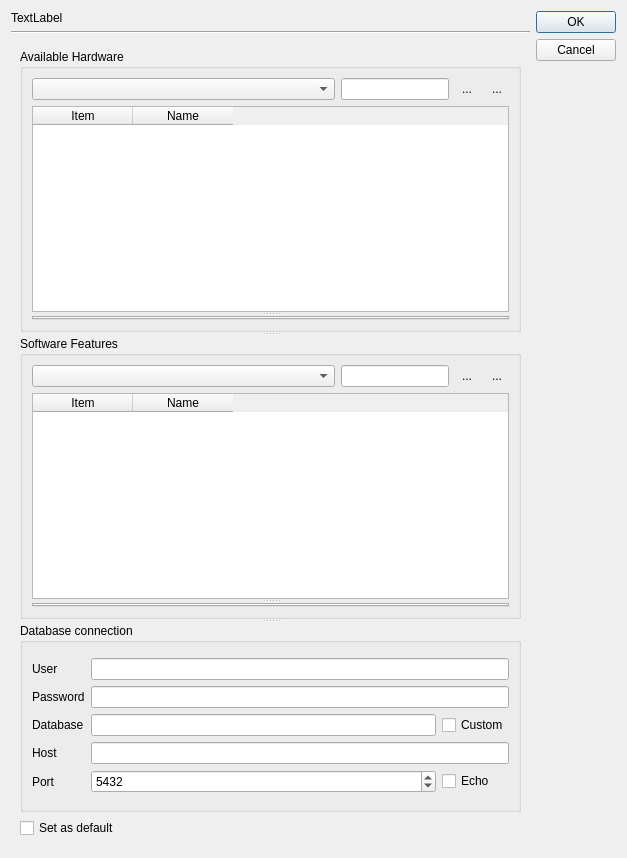
<?xml version="1.0" encoding="UTF-8"?>
<ui version="4.0">
 <class>Dialog</class>
 <widget class="QDialog" name="Dialog">
  <property name="geometry">
   <rect>
    <x>0</x>
    <y>0</y>
    <width>627</width>
    <height>858</height>
   </rect>
  </property>
  <property name="windowTitle">
   <string>Experiment Configuration</string>
  </property>
  <layout class="QHBoxLayout" name="horizontalLayout_3">
   <item>
    <layout class="QVBoxLayout" name="verticalLayout">
     <item>
      <widget class="QLabel" name="infoLabel">
       <property name="text">
        <string>TextLabel</string>
       </property>
       <property name="wordWrap">
        <bool>true</bool>
       </property>
      </widget>
     </item>
     <item>
      <widget class="Line" name="line">
       <property name="orientation">
        <enum>Qt::Horizontal</enum>
       </property>
      </widget>
     </item>
     <item>
      <widget class="QScrollArea" name="scrollArea">
       <property name="frameShape">
        <enum>QFrame::NoFrame</enum>
       </property>
       <property name="widgetResizable">
        <bool>true</bool>
       </property>
       <widget class="QWidget" name="scrollAreaWidgetContents_2">
        <property name="geometry">
         <rect>
          <x>0</x>
          <y>0</y>
          <width>526</width>
          <height>810</height>
         </rect>
        </property>
        <layout class="QVBoxLayout" name="verticalLayout_5">
         <item>
          <widget class="QSplitter" name="splitter_3">
           <property name="orientation">
            <enum>Qt::Vertical</enum>
           </property>
           <property name="childrenCollapsible">
            <bool>false</bool>
           </property>
           <widget class="QGroupBox" name="groupBox_2">
            <property name="title">
             <string>Available Hardware</string>
            </property>
            <layout class="QVBoxLayout" name="verticalLayout_2">
             <item>
              <layout class="QHBoxLayout" name="horizontalLayout_2">
               <item>
                <widget class="QComboBox" name="hardwareComboBox">
                 <property name="sizePolicy">
                  <sizepolicy hsizetype="Expanding" vsizetype="Fixed">
                   <horstretch>0</horstretch>
                   <verstretch>0</verstretch>
                  </sizepolicy>
                 </property>
                 <property name="toolTip">
                  <string>Select hardware item</string>
                 </property>
                </widget>
               </item>
               <item>
                <widget class="QLineEdit" name="hardwareNameEdit">
                 <property name="sizePolicy">
                  <sizepolicy hsizetype="Preferred" vsizetype="Fixed">
                   <horstretch>0</horstretch>
                   <verstretch>0</verstretch>
                  </sizepolicy>
                 </property>
                 <property name="toolTip">
                  <string>Item name</string>
                 </property>
                </widget>
               </item>
               <item>
                <widget class="QToolButton" name="addHardwareButton">
                 <property name="toolTip">
                  <string>Add item</string>
                 </property>
                 <property name="text">
                  <string>...</string>
                 </property>
                 <property name="icon">
                  <iconset resource="Experiment.qrc">
                   <normaloff>:/openicon/icons/edit-add.png</normaloff>:/openicon/icons/edit-add.png</iconset>
                 </property>
                 <property name="autoRaise">
                  <bool>true</bool>
                 </property>
                </widget>
               </item>
               <item>
                <widget class="QToolButton" name="removeHardwareButton">
                 <property name="toolTip">
                  <string>Remove item</string>
                 </property>
                 <property name="text">
                  <string>...</string>
                 </property>
                 <property name="icon">
                  <iconset resource="Experiment.qrc">
                   <normaloff>:/openicon/icons/edit_remove.png</normaloff>:/openicon/icons/edit_remove.png</iconset>
                 </property>
                 <property name="autoRaise">
                  <bool>true</bool>
                 </property>
                </widget>
               </item>
              </layout>
             </item>
             <item>
              <widget class="QSplitter" name="splitter">
               <property name="orientation">
                <enum>Qt::Vertical</enum>
               </property>
               <widget class="QTableWidget" name="hardwareTableWidget">
                <property name="styleSheet">
                 <string notr="true">QTableWidget:item:selected:active {
		background: rgb(51, 153, 255);
		color: white;
	} 
QTableWidget:item:selected:!active {
		background: rgb(51, 153, 255);
		color: white;
	} 
QTableWidget:item:selected:disabled {
		background: rgb(51, 153, 255);
		color: white;
	} 
QTableWidget:item:selected:!disabled {
		background: rgb(51, 153, 255);
		color: white;
	}</string>
                </property>
                <property name="selectionBehavior">
                 <enum>QAbstractItemView::SelectRows</enum>
                </property>
                <property name="columnCount">
                 <number>2</number>
                </property>
                <attribute name="horizontalHeaderDefaultSectionSize">
                 <number>100</number>
                </attribute>
                <attribute name="verticalHeaderDefaultSectionSize">
                 <number>19</number>
                </attribute>
                <column>
                 <property name="text">
                  <string>Item</string>
                 </property>
                </column>
                <column>
                 <property name="text">
                  <string>Name</string>
                 </property>
                </column>
               </widget>
               <widget class="QTabWidget" name="hardwareTabWidget">
                <property name="currentIndex">
                 <number>-1</number>
                </property>
               </widget>
              </widget>
             </item>
            </layout>
           </widget>
           <widget class="QGroupBox" name="groupBox_3">
            <property name="title">
             <string>Software Features</string>
            </property>
            <layout class="QVBoxLayout" name="verticalLayout_4">
             <item>
              <layout class="QHBoxLayout" name="horizontalLayout_4">
               <item>
                <widget class="QComboBox" name="softwareComboBox">
                 <property name="sizePolicy">
                  <sizepolicy hsizetype="Expanding" vsizetype="Fixed">
                   <horstretch>0</horstretch>
                   <verstretch>0</verstretch>
                  </sizepolicy>
                 </property>
                 <property name="toolTip">
                  <string>Select software item</string>
                 </property>
                </widget>
               </item>
               <item>
                <widget class="QLineEdit" name="softwareNameEdit">
                 <property name="sizePolicy">
                  <sizepolicy hsizetype="Preferred" vsizetype="Fixed">
                   <horstretch>0</horstretch>
                   <verstretch>0</verstretch>
                  </sizepolicy>
                 </property>
                 <property name="toolTip">
                  <string>Item name</string>
                 </property>
                </widget>
               </item>
               <item>
                <widget class="QToolButton" name="addSoftwareButton">
                 <property name="toolTip">
                  <string>Add item</string>
                 </property>
                 <property name="text">
                  <string>...</string>
                 </property>
                 <property name="icon">
                  <iconset resource="Experiment.qrc">
                   <normaloff>:/openicon/icons/edit-add.png</normaloff>:/openicon/icons/edit-add.png</iconset>
                 </property>
                 <property name="autoRaise">
                  <bool>true</bool>
                 </property>
                </widget>
               </item>
               <item>
                <widget class="QToolButton" name="removeSoftwareButton">
                 <property name="toolTip">
                  <string>Remove item</string>
                 </property>
                 <property name="text">
                  <string>...</string>
                 </property>
                 <property name="icon">
                  <iconset resource="Experiment.qrc">
                   <normaloff>:/openicon/icons/edit_remove.png</normaloff>:/openicon/icons/edit_remove.png</iconset>
                 </property>
                 <property name="autoRaise">
                  <bool>true</bool>
                 </property>
                </widget>
               </item>
              </layout>
             </item>
             <item>
              <widget class="QSplitter" name="splitter_2">
               <property name="orientation">
                <enum>Qt::Vertical</enum>
               </property>
               <widget class="QTableWidget" name="softwareTableWidget">
                <property name="styleSheet">
                 <string notr="true">QTableWidget:item:selected:active {
		background: rgb(51, 153, 255);
		color: white;
	} 
QTableWidget:item:selected:!active {
		background: rgb(51, 153, 255);
		color: white;
	} 
QTableWidget:item:selected:disabled {
		background: rgb(51, 153, 255);
		color: white;
	} 
QTableWidget:item:selected:!disabled {
		background: rgb(51, 153, 255);
		color: white;
	}</string>
                </property>
                <property name="selectionBehavior">
                 <enum>QAbstractItemView::SelectRows</enum>
                </property>
                <attribute name="verticalHeaderDefaultSectionSize">
                 <number>19</number>
                </attribute>
                <column>
                 <property name="text">
                  <string>Item</string>
                 </property>
                </column>
                <column>
                 <property name="text">
                  <string>Name</string>
                 </property>
                </column>
               </widget>
               <widget class="QTabWidget" name="softwareTabWidget">
                <property name="currentIndex">
                 <number>-1</number>
                </property>
               </widget>
              </widget>
             </item>
            </layout>
           </widget>
           <widget class="QGroupBox" name="groupBox">
            <property name="title">
             <string>Database connection</string>
            </property>
            <layout class="QVBoxLayout" name="verticalLayout_3">
             <item>
              <layout class="QGridLayout" name="gridLayout_2">
               <item row="5" column="1">
                <widget class="QSpinBox" name="portEdit">
                 <property name="maximum">
                  <number>999999999</number>
                 </property>
                 <property name="value">
                  <number>5432</number>
                 </property>
                </widget>
               </item>
               <item row="2" column="0">
                <widget class="QLabel" name="label_9">
                 <property name="text">
                  <string>Password</string>
                 </property>
                </widget>
               </item>
               <item row="3" column="0">
                <widget class="QLabel" name="label_10">
                 <property name="text">
                  <string>Database</string>
                 </property>
                </widget>
               </item>
               <item row="0" column="0">
                <widget class="QLabel" name="label_8">
                 <property name="text">
                  <string>User</string>
                 </property>
                </widget>
               </item>
               <item row="5" column="0">
                <widget class="QLabel" name="label_12">
                 <property name="text">
                  <string>Port</string>
                 </property>
                </widget>
               </item>
               <item row="4" column="0">
                <widget class="QLabel" name="label_11">
                 <property name="text">
                  <string>Host</string>
                 </property>
                </widget>
               </item>
               <item row="5" column="2">
                <widget class="QCheckBox" name="echoCheck">
                 <property name="text">
                  <string>Echo</string>
                 </property>
                </widget>
               </item>
               <item row="4" column="1" colspan="2">
                <widget class="QLineEdit" name="hostEdit"/>
               </item>
               <item row="2" column="1" colspan="2">
                <widget class="QLineEdit" name="passwordEdit">
                 <property name="echoMode">
                  <enum>QLineEdit::Password</enum>
                 </property>
                </widget>
               </item>
               <item row="0" column="1" colspan="2">
                <widget class="QLineEdit" name="userEdit">
                 <property name="sizePolicy">
                  <sizepolicy hsizetype="Expanding" vsizetype="Fixed">
                   <horstretch>1</horstretch>
                   <verstretch>0</verstretch>
                  </sizepolicy>
                 </property>
                </widget>
               </item>
               <item row="3" column="1">
                <widget class="QLineEdit" name="databaseEdit"/>
               </item>
               <item row="3" column="2">
                <widget class="QCheckBox" name="checkBoxCustomDatabase">
                 <property name="sizePolicy">
                  <sizepolicy hsizetype="Fixed" vsizetype="Fixed">
                   <horstretch>0</horstretch>
                   <verstretch>0</verstretch>
                  </sizepolicy>
                 </property>
                 <property name="text">
                  <string>Custom</string>
                 </property>
                </widget>
               </item>
              </layout>
             </item>
            </layout>
           </widget>
          </widget>
         </item>
         <item>
          <widget class="QCheckBox" name="defaultCheckBox">
           <property name="text">
            <string>Set as default</string>
           </property>
          </widget>
         </item>
        </layout>
       </widget>
      </widget>
     </item>
    </layout>
   </item>
   <item>
    <widget class="QDialogButtonBox" name="buttonBox">
     <property name="orientation">
      <enum>Qt::Vertical</enum>
     </property>
     <property name="standardButtons">
      <set>QDialogButtonBox::Cancel|QDialogButtonBox::Ok</set>
     </property>
    </widget>
   </item>
  </layout>
 </widget>
 <tabstops>
  <tabstop>userEdit</tabstop>
  <tabstop>passwordEdit</tabstop>
  <tabstop>databaseEdit</tabstop>
  <tabstop>hostEdit</tabstop>
  <tabstop>portEdit</tabstop>
  <tabstop>buttonBox</tabstop>
 </tabstops>
 <resources>
  <include location="Experiment.qrc"/>
 </resources>
 <connections>
  <connection>
   <sender>buttonBox</sender>
   <signal>accepted()</signal>
   <receiver>Dialog</receiver>
   <slot>accept()</slot>
   <hints>
    <hint type="sourcelabel">
     <x>248</x>
     <y>254</y>
    </hint>
    <hint type="destinationlabel">
     <x>157</x>
     <y>274</y>
    </hint>
   </hints>
  </connection>
  <connection>
   <sender>buttonBox</sender>
   <signal>rejected()</signal>
   <receiver>Dialog</receiver>
   <slot>reject()</slot>
   <hints>
    <hint type="sourcelabel">
     <x>316</x>
     <y>260</y>
    </hint>
    <hint type="destinationlabel">
     <x>286</x>
     <y>274</y>
    </hint>
   </hints>
  </connection>
 </connections>
</ui>
